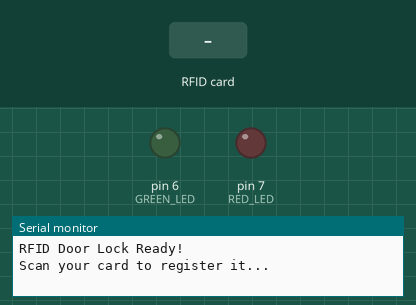
Recording of a sketch running on a simulated Arduino Uno, built with avr-gcc and run on an emulated ATmega328P. On the bench: output pins drawn as LEDs (lit = HIGH), the last lines printed to the serial monitor. Dashed ring = blinking. The inputs (shaded band) are chosen by the test bench. Pins used as bus, display or sensor lines are not drawn.

Above: at 1.2 s.
1.3 s: RFID card 5E 7A 19 C4 held to the reader
At 1.4 s:
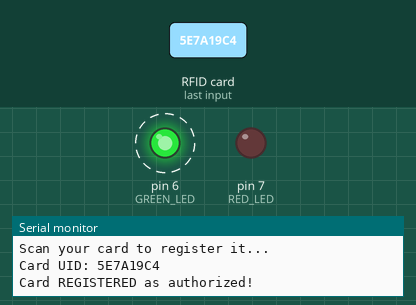
Timing chart, 0 to 4.3 s (numbered marks = the images above; inputs shaded):
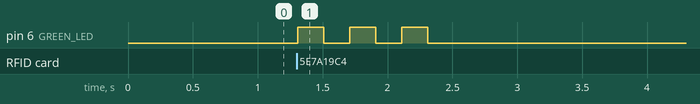

The sketch:

RFID_Door_Lock.ino
```cpp
#include <SPI.h>
#include <MFRC522.h>

#define RST_PIN 9
#define SS_PIN  10
#define GREEN_LED 6
#define RED_LED   7

MFRC522 rfid(SS_PIN, RST_PIN);

// Store your authorized card UID here (we'll fill this after first scan)
String authorizedUID = "";

void setup() {
  Serial.begin(9600);
  SPI.begin();
  rfid.PCD_Init();

  pinMode(GREEN_LED, OUTPUT);
  pinMode(RED_LED, OUTPUT);

  digitalWrite(GREEN_LED, LOW);
  digitalWrite(RED_LED, LOW);

  Serial.println("RFID Door Lock Ready!");
  Serial.println("Scan your card to register it...");
}

void loop() {
  // Wait for a card
  if (!rfid.PICC_IsNewCardPresent() || !rfid.PICC_ReadCardSerial()) {
    return;
  }

  // Read UID
  String scannedUID = "";
  for (byte i = 0; i < rfid.uid.size; i++) {
    scannedUID += String(rfid.uid.uidByte[i] < 0x10 ? "0" : "");
    scannedUID += String(rfid.uid.uidByte[i], HEX);
  }
  scannedUID.toUpperCase();

  Serial.print("Card UID: ");
  Serial.println(scannedUID);

  // First scan = register the card
  if (authorizedUID == "") {
    authorizedUID = scannedUID;
    Serial.println("Card REGISTERED as authorized!");
    flashLED(GREEN_LED, 3);
    return;
  }

  // Check if authorized
  if (scannedUID == authorizedUID) {
    Serial.println("ACCESS GRANTED!");
    accessGranted();
  } else {
    Serial.println("ACCESS DENIED!");
    accessDenied();
  }

  rfid.PICC_HaltA();
  rfid.PCD_StopCrypto1();
}

void accessGranted() {
  digitalWrite(GREEN_LED, HIGH);
  digitalWrite(RED_LED, LOW);
  delay(2000);
  digitalWrite(GREEN_LED, LOW);
}

void accessDenied() {
  digitalWrite(RED_LED, HIGH);
  digitalWrite(GREEN_LED, LOW);
  delay(2000);
  digitalWrite(RED_LED, LOW);
}

void flashLED(int pin, int times) {
  for (int i = 0; i < times; i++) {
    digitalWrite(pin, HIGH);
    delay(200);
    digitalWrite(pin, LOW);
    delay(200);
  }
}
```

Measured:
- after the input at 1.3 s, pin 6 (GREEN_LED): alternates HIGH for 0.20 s and LOW for 0.20 s, 6 changes in all, then stays LOW, starting at once
